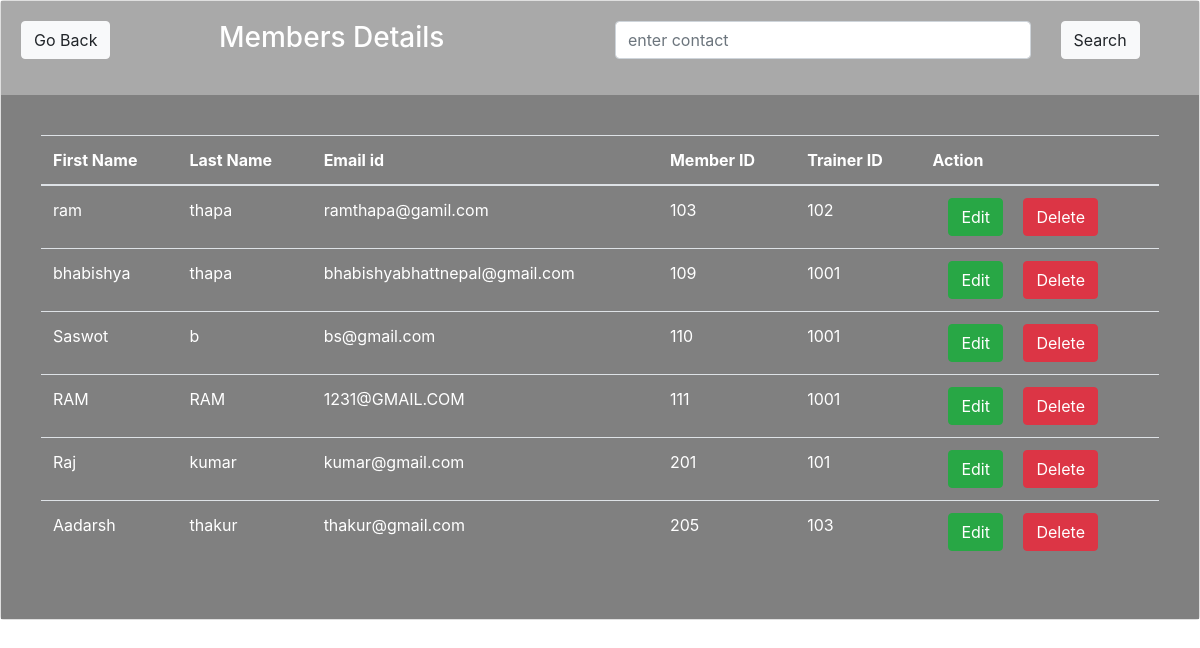
/member_details.php, run on an earlier commit of the app's database.
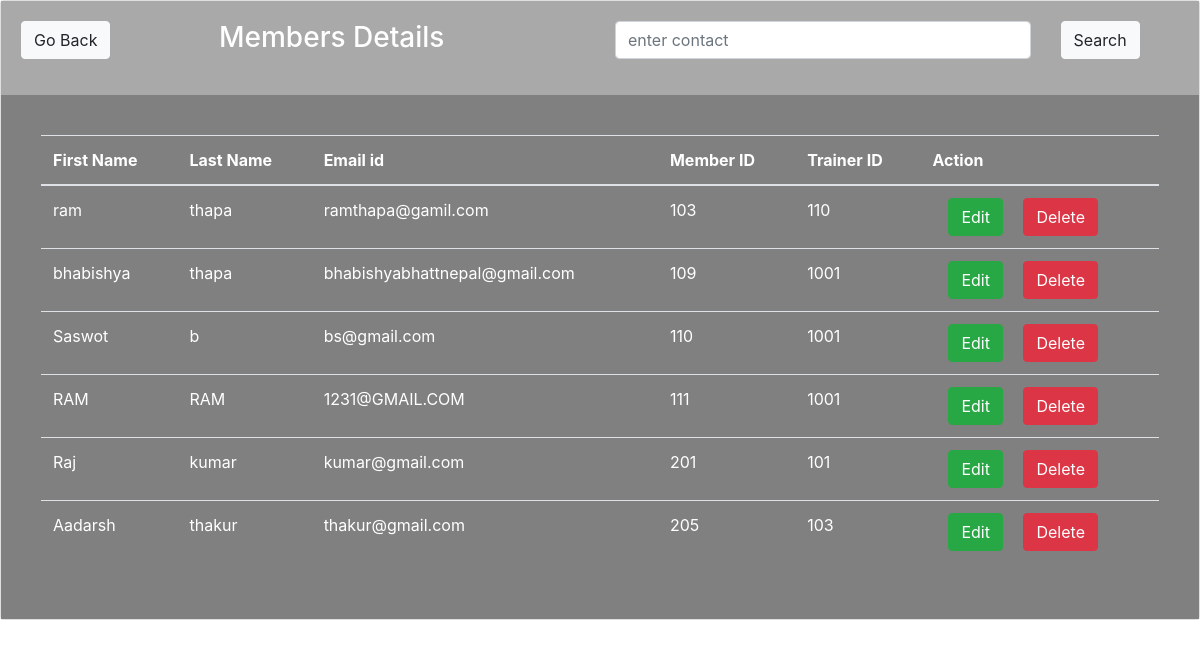
And on a later commit of the database.
### tables this page shows
CREATE TABLE IF NOT EXISTS `gymapp` (
    `fname` varchar(40) NOT NULL,
    `lname` varchar(40) NOT NULL,
    `email` varchar(40) NOT NULL,
    `contact` varchar(40) NOT NULL,
    `trainer_id` int NOT NULL,
    `logintb_id` int NULL,
    PRIMARY KEY (`contact`),
    FOREIGN KEY (`trainer_id`) REFERENCES `trainer` (`Trainer_id`),
    FOREIGN KEY (`logintb_id`) REFERENCES `logintb` (`logintb_id`)
);

### func.php (the view, shortened to what this page needs)
<?php
$con = mysqli_connect("localhost", "root", "", "gymwebsite");
function get_member_details()
{
    global $con;
    $query = "select * from gymapp";
    $result = mysqli_query($con, $query);
    while ($row = mysqli_fetch_array($result)) {
        $fname = $row['fname'];
        $lname = $row['lname'];
        $email = $row['email'];
        $contact = $row['contact'];
        $trainer_id = $row['trainer_id'];
        echo "<tr>
          <td>$fname</td>
        <td>$lname</td>
            <td>$email</td>
            <td>$contact</td>
          <td>$trainer_id</td>
          <td>
            <a class='btn btn-success mx-3 editbtn' style='text-decoration:none; color:white;'>Edit</a>
            <a href='memberdelete.php?email=$email'  class='btn btn-danger' style='text-decoration:none; color:white;'>Delete</a>
          </td>
        </tr>";
    }
}

### member_details.php (shortened to what this page needs)
<!DOCTYPE html>
<?php include("func.php"); ?>
<html>
<head>
    <link rel="stylesheet" href="https://maxcdn.bootstrapcdn.com/bootstrap/4.0.0-beta/css/bootstrap.min.css">
</head>
<body>
    <div class="container-fluid p-0">
        <div class="card">
            <div class="card-body" style="background-color:darkgrey;color:#ffffff;">
                <div class="row">
                    <div class="col-md-2">
                        <a href="admin-panel.php" class="btn btn-light ">Go Back</a>
                    </div>
                    <div class="col-md-4">
                        <h3>Members Details</h3>
                    </div>
                    <div class="col-md-6">
                        <form class="form-group" action="trainer_search.php" method="post">
                            <div class="row">
                                <div class="col-md-9"><input type="text" name="search" class="form-control" placeholder="enter contact"></div>
                                <div class="col-md-3"><input type="submit" name="member_search_submit" class="btn btn-light" value="Search"> </div>
                            </div>
                        </form>
                    </div>
                </div>
            </div>
            <div class="card-body" style="background-color:grey;color:#ffffff;">
                <div class="card-body">
                    <table class="table table-hover">
                        <thead>
                            <tr>
                                <th>First Name</th>
                                <th>Last Name</th>
                                <th>Email id</th>
                                <th>Member ID</th>
                                <th>Trainer ID</th>
                                <th>Action</th>
                            </tr>
                        </thead>
                        <tbody>
                            <?php get_member_details(); ?>
                        </tbody>
                    </table>
                </div>
            </div>
        </div>
    </div>
</body>
</html>

What changed in the data, as far as the page shows it:
changed gymapp "ram": trainer "102" → "110"
